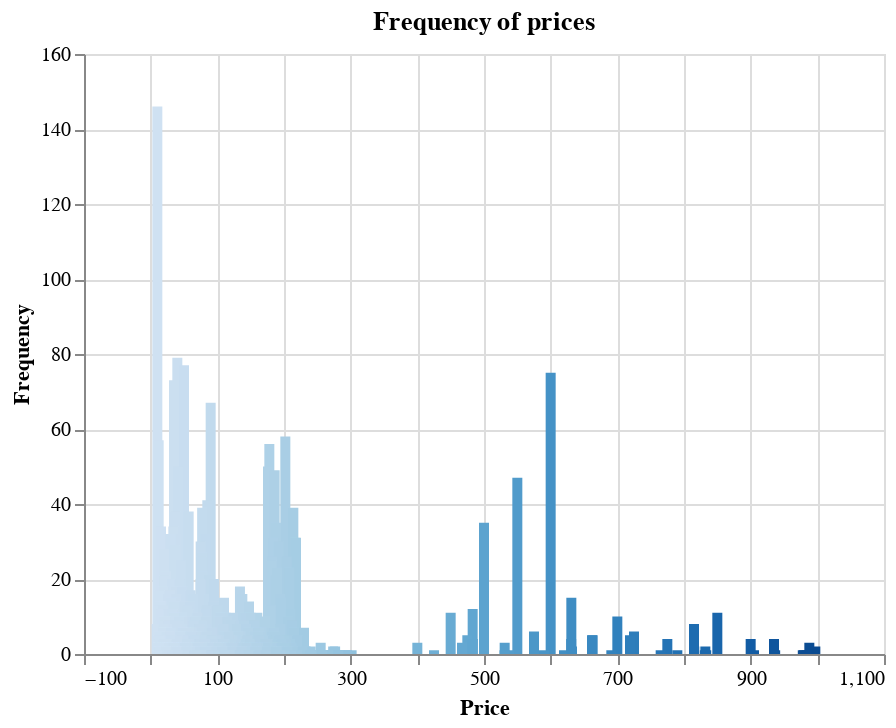

This figure's notebook cell:
### Code cell
# price, general plot
alt.Chart(source).mark_bar().encode(
    alt.X('Price'),
    alt.Y('Frequency'),
    alt.Color('Price', legend=None),
    tooltip=['Price', 'Frequency']
).properties(title="Frequency of prices")

### Figure 1 — Vega-Lite specification as saved in the notebook (floating-point values rounded to 4 significant figures; data arrays with more than 128 entries replaced by an {"elided": "..."} marker saying what was removed)
{"config": {"view": {"continuousWidth": 400, "continuousHeight": 300}}, "data": {"name": "data-6dab6b0ae15d5de0e61c601268fbafd9"}, "mark": "bar", "encoding": {"color": {"type": "quantitative", "field": "Price", "legend": null}, "tooltip": [{"type": "quantitative", "field": "Price"}, {"type": "quantitative", "field": "Frequency"}], "x": {"type": "quantitative", "field": "Price"}, "y": {"type": "quantitative", "field": "Frequency"}}, "title": "Frequency of prices", "$schema": "https://vega.github.io/schema/vega-lite/v4.8.1.json", "datasets": {"data-6dab6b0ae15d5de0e61c601268fbafd9": {"elided": "2988 records"}}}
